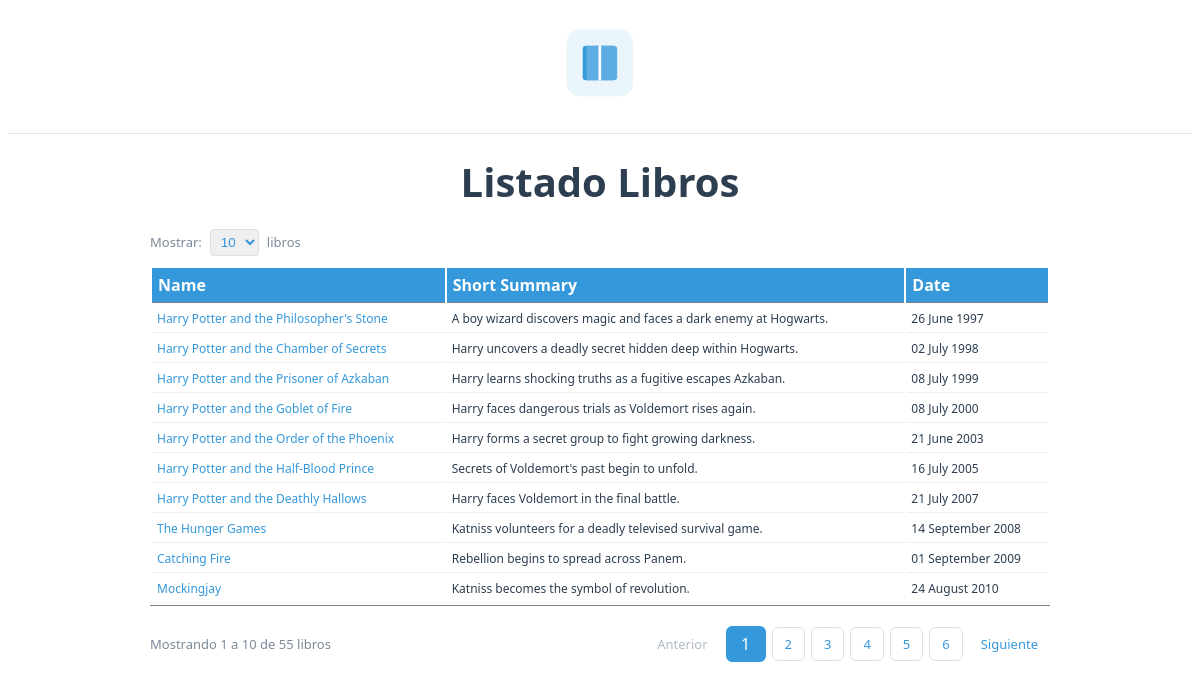
The page /books.php on the database its author committed.
### tables this page shows
CREATE TABLE `books` (
  `book_id` mediumint(8) UNSIGNED NOT NULL,
  `book_name` varchar(200) NOT NULL,
  `isbn13` char(13) NOT NULL,
  `first_publication_date` date NOT NULL,
  `url_file` char(26) NOT NULL,
  `cover_image` char(26) NOT NULL,
  `summary` text NOT NULL,
  `shortsummary` varchar(90) NOT NULL
);

### models/mod002_accesoadatos_execute_query.php (called while the page is built, shortened)
 <?php
    function mod002_executeQuery( $strSQL, $attributes ) {
        $link = mod001_conectoBD();
 		try {
			if ( $result = $link->query( $strSQL ) ) {
				if ( $result->num_rows !== 0) {
					$arRetorno[ "status" ][ "codError" ] = "000";
					$arRetorno[ "status" ][ "numRows" ] = $result->num_rows;
					$i = 0;
					while ($row = $result->fetch_array(MYSQLI_ASSOC)) {
						foreach ( $attributes as $element) {
							if (isset($element[2])) {
								if ($element[2] === "bool") {
									$arRetorno["data"][$i][$element[1]] = (bool)$row[$element[0]];
								} else if ($element[2] === "int") {
									if ($row[$element[0]] !== null) {
										$arRetorno["data"][$i][$element[1]] = intval( $row[ $element[ 0 ] ] );
									} else {
										$arRetorno["data"][$i][$element[1]] = null;
									}
								}
							} else {
								$arRetorno["data"][$i][$element[1]] = $row[$element[0]];
							}
						}
						$i++;
					}
				} else {
					$arRetorno["status"]["codError"]    = "001";
					$arRetorno["status"]["strSQL"]      = $strSQL;
				}
			}
		} catch (mysqli_sql_exception $e) {
			error_log($e->getMessage());
			$arRetorno["status"]["codError"]        = "002";
			$arRetorno["status"]["strSQL"]          = $strSQL;
			$arRetorno["status"]["msgError"]        = $e -> getMessage();
		}
        return $arRetorno;
    }
?>

### models/books/mod002_accesoadatos.php (called while the page is built, shortened)
 <?php
	require "models/mod002_accesoadatos_execute_query.php";
	function mod002_getBooksPagination( $firstItem, $itemsPerPage ) {
		$attributes = [
			[ "book_id", "book_id", "int"],
			[ "book_name","book_name"],
			[ "shortsummary","summary"],
			[ "first_publication_date", "first_publication_date"],
			[ "isbn13", "isbn13"],
			[ "cover_image", "cover_image"]
		];
		$strSQL = "SELECT
					`books`.`book_id`,
					`books`.`book_name`,
					`books`.`shortsummary`,
					`books`.`first_publication_date`,
					`books`.`isbn13`,
					`books`.`cover_image`
		FROM `books`
		LIMIT $firstItem, $itemsPerPage
		";
		return mod002_executeQuery($strSQL, $attributes);
	}
	function mod002_getTotalBooks() {
		$attributes = [
			[ "totalBooks", "totalBooks", "int"]
		];
		$strSQL = "SELECT COUNT( * ) AS totalBooks
				   FROM `books`";
		return mod002_executeQuery($strSQL, $attributes);
	}
?>

### models/books/mod003_logica.php (called while the page is built, shortened)
 <?php
	require "models/books/mod002_accesoadatos.php";
	function mod003_getBooksPagination( $firstItem, $itemsPerPage ) {
		$books = mod002_getBooksPagination( $firstItem, $itemsPerPage );
		return $books;
	}
	function mod003_getTotalBooks() {
		$totalBooks = mod002_getTotalBooks();
 		return $totalBooks[ "data" ][ 0 ][ "totalBooks" ];
	}
?>

### books.php (called while the page is built)
<?php
	require "models/books/mod004_presentacion.php";
	if (isset($_GET["book_id"])) {
		$book_id = $_GET["book_id"];
		$html = mod004_getBookDetail($book_id);
	} else {
		if ( isset( $_GET[ "firstItem" ], $_GET[ "itemsPerPage" ]  ) ) {
			$firstItem = $_GET[ "firstItem" ];
			$itemsPerPage = $_GET[ "itemsPerPage" ];
		}else{
			$firstItem = "0";
			$itemsPerPage = "10";
		}
		$html = mod004_getBooksPagination( $firstItem, $itemsPerPage );
	}
	require "views/view_books.php";
?>

### models/books/mod004_presentacion.php (the view, shortened to what this page needs)
<?php
	require "models/books/mod003_logica.php";
	function mod004_getBooksPagination( $firstItem, $itemsPerPage ) {
		$data = mod003_getBooksPagination( $firstItem, $itemsPerPage );
		$title = "Libros";
		$html = "";
		if ($data[ "status" ][ "codError" ] === "000" ){
			$books_data = $data["data"];
			$html .= "<h1>Listado Libros</h1>";
			$html .= mod004_itemsPerPageOptions( $itemsPerPage, $firstItem );
			$html .= "<table id='books_table'>";
			$html .= "<thead><tr>
				<th>Name</th>
				<th>Short Summary</th>
				<th>Date</th>
			</tr></thead>";
			$html .= "<tbody>";
			foreach ( $books_data as $book ) {
				$html .= "<tr>"
							. "<td><a href='books.php?book_id=".$book["book_id"]."'>".$book["book_name"]."</a></td>"
							. "<td>".$book["summary"]."</td>"
							. "<td>".$book["first_publication_date"]."</td>"
							. "</tr>";
			}
			$html .= "</tbody></table>";
			$html .= mod004_controlsPagination( $firstItem, $itemsPerPage );
			return [
				"title" => $title,
				"html" => $html
			];
		} else {
			return mod004_generateError($data[ "status" ]);
		}
	}
	function mod004_itemsPerPageOptions( $currentItemsPerPage, $firstItem) {
		$options = [5, 10, 20, 50];
		$html = "<div class='itemsPerPageControl'><span>Mostrar: </span>";
		$html .= "<form method='GET' id='itemsPerPageForm'>";
		$html .= "<select id='itemsPerPageSelect' name='itemsPerPage' onchange='this.form.firstItem.value=0; this.form.submit();'>";
		foreach ( $options as $option ) {
			$selected = ($option == $currentItemsPerPage) ? "selected" : "";
			$html .= "<option value='$option' $selected>$option</option>";
		}
		$html .= "</select>";
		$html .= "<input type='hidden' name='firstItem' value='0'>";
		$html .= "</form><span>libros</span></div>";
		return $html;
	}
	function mod004_controlsPagination( $firstItem, $itemsPerPage ) {
		$totalBooks = mod003_getTotalBooks();
		$htmlControls = "";
		$htmlControls .= "<div class='pagination_container'>";
		$htmlControls .= "<div class='pagination_info'>Mostrando " . ($firstItem + 1) . " a " . min($firstItem + $itemsPerPage, $totalBooks) . " de $totalBooks libros</div>";
		$currentPage = floor($firstItem / $itemsPerPage) + 1;
		$totalPages = ceil($totalBooks / $itemsPerPage);
		$htmlControls .= "<div class='pagination_controls'>";
		if ( $currentPage > 1 ) {
			$prevPage = $firstItem - $itemsPerPage;
			$htmlControls.= "<div class='control'> <a href='books.php?firstItem=$prevPage&itemsPerPage=$itemsPerPage'>Anterior</a> </div>";
		}else{
			$htmlControls.= "<div class='control disabled'>Anterior</div>";
		}
		for ( $i = 1; $i <= $totalPages; $i++ ) {
			$pageStartItem = ($i - 1) * $itemsPerPage;
			if ( $i == $currentPage ) {
				$htmlControls.= "<div class='control page_btn page_btn_current'>$i</div>";
			} else {
				$htmlControls.= "<div class='control page_btn'> <a href='books.php?firstItem=$pageStartItem&itemsPerPage=$itemsPerPage'>$i</a> </div>";
			}
		}
		if ( $currentPage < $totalPages ) {
			$nextPage = $firstItem + $itemsPerPage;
			$htmlControls.= "<div class='control'> <a href='books.php?firstItem=$nextPage&itemsPerPage=$itemsPerPage'>Siguiente</a> </div>";
		} else {
			$htmlControls.= "<div class='control disabled'>Siguiente</div>";
		}
		$htmlControls.= "</div>";
		$htmlControls.= "</div>";
		return $htmlControls;
	}
?>

### assets/css/style.css (style rules this page uses)
body { font-family: "Segoe UI", Roboto, Arial, sans-serif; }
h1, h2, h3, p { text-align: center; }
h1 { font-size: 40px; font-weight: 800; margin-bottom: 20px; margin-top: 0px; }
table { width: 100%; border-bottom: gray 1px solid; }
table thead { background-color: #3498db; color: white; }
th { text-align: left; padding: 6px; font-weight: 600; border-bottom: gray 1px solid; }
td { padding: 5px; border-bottom: 1px solid #eee; vertical-align: top; font-size: 12px; }
a { color: #3498db; text-decoration: none; }
.itemsPerPageControl { display: flex; gap: 8px; align-items: center; margin-bottom: 10px; font-size: 13px; color: #7a8a9a; }
.itemsPerPageControl select { padding: 4px 6px; color: #3498db; border: 1px solid #d9e2ec; border-radius: 4px; }
.pagination_container { margin-top: 20px; display: flex; justify-content: space-between; align-items: center; gap: 15px; flex-wrap: wrap; }
.pagination_info { font-size: 13px; color: #7a8a9a; }
.pagination_controls { display: flex; align-items: center; gap: 6px; }
.control { display: flex; align-items: center; justify-content: center; }
.control a { display: inline-block; padding: 7px 12px; color: #3498db; font-size: 13px; }
.control.disabled { color: #b0b8c1; cursor: not-allowed; padding: 7px 12px; font-size: 13px; }
.page_btn { min-width: 18px; text-align: center; border: 1px solid #d9e2ec; border-radius: 6px; padding: 0px; }
.page_btn_current { background: #3498db; border: 1px solid #3498db; color: white; font-weight: 500; padding: 6px 10px; }

### rows shown on the page
books: book_name "Harry Potter and the Philosopher's Stone", shortsummary "A boy wizard discovers magic and faces a dark enemy at Hogwarts.", first_publication_date "26 June 1997"
books: book_name "Harry Potter and the Chamber of Secrets", shortsummary "Harry uncovers a deadly secret hidden deep within Hogwarts.", first_publication_date "02 July 1998"
books: book_name "Harry Potter and the Prisoner of Azkaban", shortsummary "Harry learns shocking truths as a fugitive escapes Azkaban.", first_publication_date "08 July 1999"
books: book_name "Harry Potter and the Goblet of Fire", shortsummary "Harry faces dangerous trials as Voldemort rises again.", first_publication_date "08 July 2000"
books: book_name "Harry Potter and the Order of the Phoenix", shortsummary "Harry forms a secret group to fight growing darkness.", first_publication_date "21 June 2003"
books: book_name "Harry Potter and the Half-Blood Prince", shortsummary "Secrets of Voldemort's past begin to unfold.", first_publication_date "16 July 2005"
books: book_name "Harry Potter and the Deathly Hallows", shortsummary "Harry faces Voldemort in the final battle.", first_publication_date "21 July 2007"
books: book_name "The Hunger Games", shortsummary "Katniss volunteers for a deadly televised survival game.", first_publication_date "14 September 2008"
books: book_name "Catching Fire", shortsummary "Rebellion begins to spread across Panem.", first_publication_date "01 September 2009"
books: book_name "Mockingjay", shortsummary "Katniss becomes the symbol of revolution.", first_publication_date "24 August 2010"

### other values the page prints
$firstItem + 1 "1"
min($firstItem + $itemsPerPage, $totalBooks) "10"
$totalBooks "55"
form field itemsPerPage "10"
